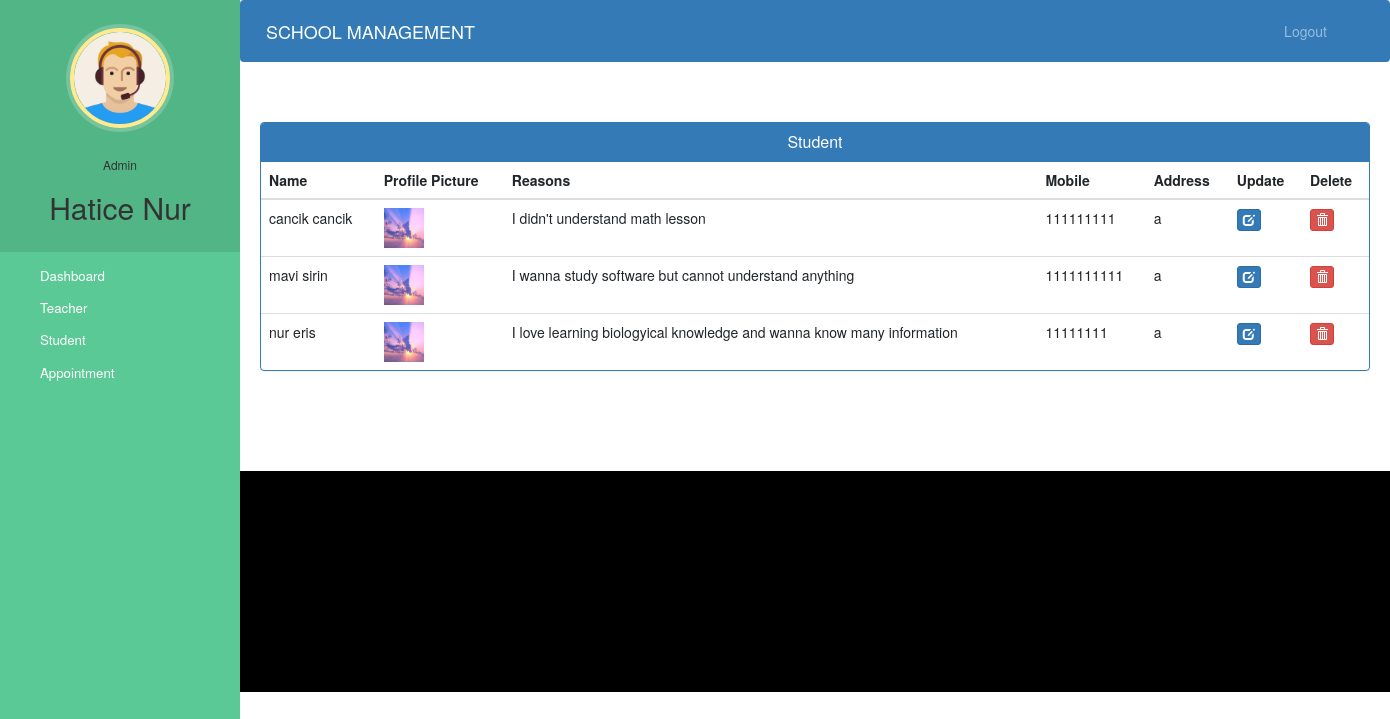
/admin-view-student (signed in), run on the app's committed database.
### school/models.py (models this page shows, shortened)
class Student(models.Model):
    user=models.OneToOneField(User,on_delete=models.CASCADE)
    profile_pic= models.ImageField(upload_to='profile_pic/StudentProfilePic/',null=True,blank=True)
    address = models.CharField(max_length=40)
    mobile = models.CharField(max_length=20,null=False)
    symptoms = models.CharField(max_length=100,null=False)
    assignedTeacherId = models.PositiveIntegerField(null=True)
    admitDate=models.DateField(auto_now=True)
    status=models.BooleanField(default=False)
    @property
    def get_name(self):
        return self.user.first_name+" "+self.user.last_name

### school/views.py (the view)
# urls.py: path('admin-view-student', views.admin_view_student_view,name='admin-view-student'),
@login_required(login_url='adminlogin')
@user_passes_test(is_admin)
def admin_view_student_view(request):
    students=models.Student.objects.all().filter(status=True)
    return render(request,'school/admin_view_student.html',{'students':students})

### school/views.py (called while the page is built)
def is_admin(user):
    return user.groups.filter(name='ADMIN').exists()

### templates/school/admin_view_student.html (shortened to what this page needs)
{% extends 'school/admin_base.html' %}
{% block content %}
{%load static%}
<head>
  <link href="//netdna.bootstrapcdn.com/bootstrap/3.0.0/css/bootstrap.min.css" rel="stylesheet" id="bootstrap-css">
</head>
<div class="container">
  <div class="panel panel-primary">
    <div class="panel-heading">
      <h6 class="panel-title">Student</h6>
    </div>
    <table class="table table-hover" id="dev-table">
      <thead>
        <tr>
          <th>Name</th>
          <th>Profile Picture</th>
          <th>Reasons</th>
          <th>Mobile</th>
          <th>Address</th>
          <th>Update</th>
          <th>Delete</th>
        </tr>
      </thead>
      {% for p in students %}
      <tr>
        <td> {{p.get_name}}</td>
        <td> <img src="{% static p.profile_pic.url %}" alt="Profile Pic" height="40px" width="40px" /></td>
        <td>{{p.symptoms}}</td>
        <td>{{p.mobile}}</td>
        <td>{{p.address}}</td>
        <td><a class="btn btn-primary btn-xs" href="{% url 'update-student' p.id  %}"><span class="glyphicon glyphicon-edit"></span></a></td>
        <td><a class="btn btn-danger btn-xs" href="{% url 'delete-student-from-school' p.id  %}"><span class="glyphicon glyphicon-trash"></span></a></td>
      </tr>
      {% endfor %}
    </table>
  </div>
</div>
{% endblock content %}

### templates/school/admin_base.html (shortened to what this page needs)
<!DOCTYPE html>
{% load static %}
<html lang="en">
<head>
  <link rel="stylesheet" href="https://stackpath.bootstrapcdn.com/bootstrap/4.3.1/css/bootstrap.min.css">
  <link rel="stylesheet" href="https://maxcdn.bootstrapcdn.com/font-awesome/4.7.0/css/font-awesome.min.css">
  <link rel="stylesheet" href="{% static '/style.css' %}">
</head>
<body>
  <nav class="menu" tabindex="0">
    <header class="avatar">
      <img src="{% static "images/adminpropic.png" %}" />
      <br><br>
      <h6>Admin</h6>
      <h2>{{request.user.first_name}}</h2>
    </header>
    <ul>
      <li tabindex="0" class="icon-dashboard"> <a style="color:white; text-decoration:none;" href="/admin-dashboard"><span>Dashboard</span></a> </li>
      <li tabindex="0" class="icon-customers"> <a style="color:white; text-decoration:none;" href="/admin-teacher"><span>Teacher</span></a></li>
      <li tabindex="0" class="icon-users"> <a style="color:white; text-decoration:none;" href="/admin-student"><span>Student</span></a></li>
      <li tabindex="0" class="icon-calendar"> <a style="color:white; text-decoration:none;" href="/admin-appointment"><span>Appointment</span></a></li>
    </ul>
  </nav>
  <main>
    <div class="bs-example">
      <nav class="navbar navbar-expand-md  navbar-dark fixed-top" style="background:#337AB7;">
        <a href="/admin-dashboard" class="navbar-brand">SCHOOL MANAGEMENT</a>
        <div class="collapse navbar-collapse justify-content-between" id="navbarCollapse">
          <div class="navbar-nav" style=" margin-left: 90%;">
            <a href="/logout" class="nav-item nav-link">Logout</a>
          </div>
        </div>
      </nav>
    </div>
    <br><br>
    {% block content %}
    {% endblock content %}
    <br><br><br><br>
    <footer>
      <br>
      <div class="container">
        <div class="row">
          <div class="col-md-12 col-sm-12">
          </div>
        </div>
      </div>
    </footer>
  </main>
</body>
</html>

### static/style.css (style rules this page uses)
body { padding-left: 240px; }
main { position: relative; height: 100vh; }
.menu { background: #5bc995; height: 100vh; width: 240px; position: fixed; top: 0px; left: 0; z-index: 5; outline: none; }
.menu .avatar { background: rgba(0, 0, 0, 0.1); padding: 2em 0.5em; text-align: center; }
.menu .avatar img { width: 100px; border-radius: 50%; overflow: hidden; border: 4px solid #ffea92; box-shadow: 0 0 0 4px rgba(255, 255, 255, 0.2); }
.menu .avatar h2 { font-weight: normal; margin-bottom: 0; }
.menu ul { list-style: none; padding: 0.5em 0; margin: 0; }
.menu ul li { padding: 0.5em 1em 0.5em 3em; font-size: 0.95em; font-weight: regular; background-repeat: no-repeat; background-position: left 15px center; background-size: auto 20px; transition: all 0.15s linear; cursor: pointer; }
.menu ul li.icon-dashboard { background-image: url("http://www.entypo.com/images//gauge.svg"); }
.menu ul li.icon-customers { background-image: url("http://www.entypo.com/images//briefcase.svg"); }
.menu ul li.icon-users { background-image: url("http://www.entypo.com/images//users.svg"); }
.menu ul li.icon-calendar { background-image: url("http://www.entypo.com/images//calendar.svg"); }

### templates/school/admin_base.html (style rules this page uses)
a:link { text-decoration: none; }
a { color: white; }
footer { padding: 0px 0px 0px 0px; background-color: black; margin: 0px; }
body { padding-left: 240px; }
main { position: relative; height: 100vh; }
.menu { background: #5bc995; height: 100vh; width: 240px; position: fixed; top: 0px; left: 0; z-index: 5; outline: none; }
.menu .avatar { background: rgba(0, 0, 0, 0.1); padding: 2em 0.5em; text-align: center; }
.menu .avatar img { width: 100px; border-radius: 50%; overflow: hidden; border: 4px solid #ffea92; box-shadow: 0 0 0 4px rgba(255, 255, 255, 0.2); }
.menu .avatar h2 { font-weight: normal; margin-bottom: 0; }
.menu ul { list-style: none; padding: 0.5em 0; margin: 0; }
.menu ul li { padding: 0.5em 1em 0.5em 3em; font-size: 0.95em; font-weight: regular; background-repeat: no-repeat; background-position: left 15px center; background-size: auto 20px; transition: all 0.15s linear; cursor: pointer; }
.menu ul li.icon-dashboard { background-image: url("http://www.entypo.com/images//gauge.svg"); }
.menu ul li.icon-customers { background-image: url("http://www.entypo.com/images//briefcase.svg"); }
.menu ul li.icon-users { background-image: url("http://www.entypo.com/images//users.svg"); }
.menu ul li.icon-calendar { background-image: url("http://www.entypo.com/images//calendar.svg"); }

### templates/school/admin_view_student.html (style rules this page uses)
a:link { text-decoration: none; }
h6 { text-align: center; }
.row { margin: 100px; }

### data on the page
Student: get_name "cancik cancik", profile_pic (picture), symptoms "I didn't understand math lesson", mobile "111111111", address "a"
Student: get_name "mavi sirin", profile_pic (picture), symptoms "I wanna study software but cannot understand anything", mobile "1111111111", address "a"
Student: get_name "nur eris", profile_pic (picture), symptoms "I love learning biologyical knowledge and wanna know many information", mobile "11111111", address "a"

### other printed values
{{ request.user.first_name }} "Hatice Nur"
